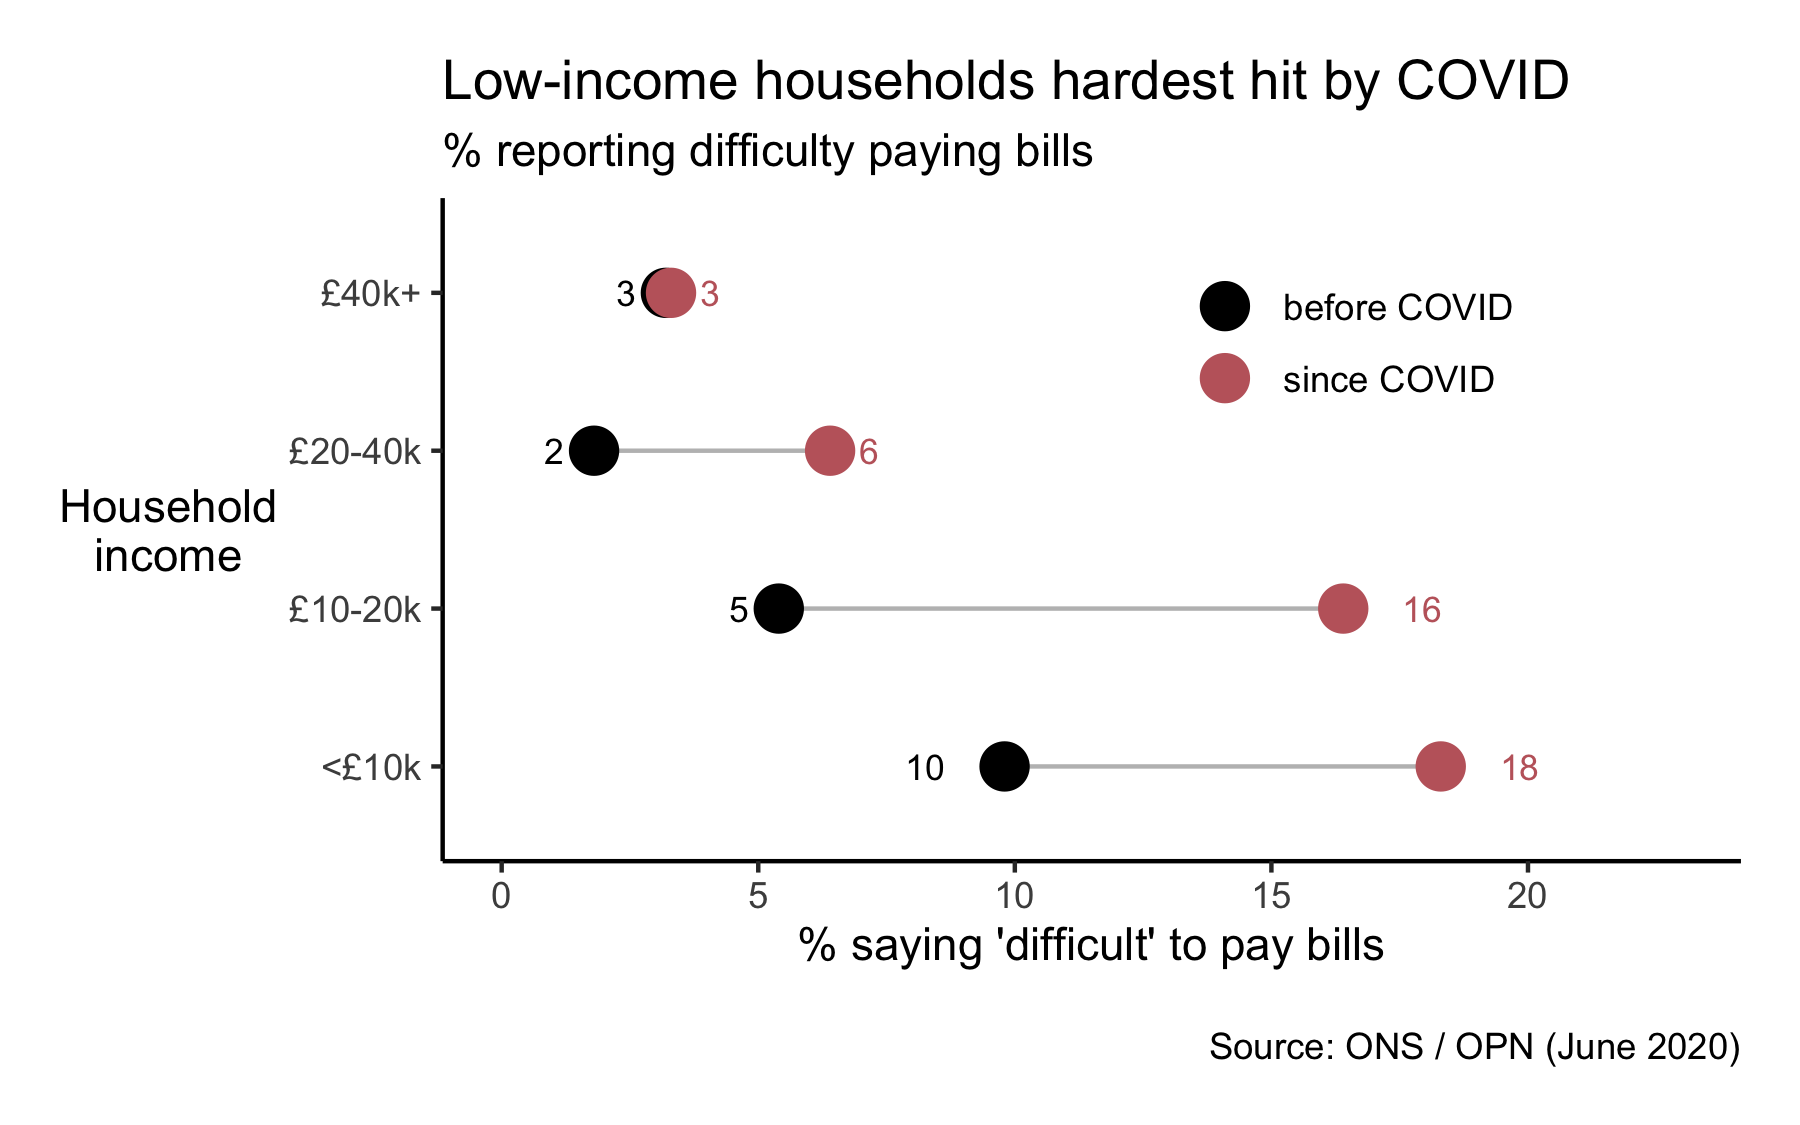

Generate this figure with R:
library(tidyverse)
library(ggplot2)

my.colors <- c("#000000", "#C1666B", "#3366FF", "#037053", "#70267D")


# source: https://www.ons.gov.uk/peoplepopulationandcommunity/wellbeing/datasets/incomegroupsplitestimatesonpersonalandeconomicwellbeingacrosstime

# Income group split estimates on personal and economic well-being across time

# this csv contains the % of respondents saying they had difficulty paying bills
# by household income group
# before COVID and since COVID
# figures take from OPN Lite 15 = 25 June to 28 June 2020
opn <- read.csv("OPN_lite_15.csv")
opn$hh.inc <- factor(opn$hh.inc, levels=c("Up to £10,000",
                                          "£10,000 up to £20,000",
                                          "£20,000 up to £40,000",
                                          "£40,000 or more"),
                     labels=c("<£10k", "£10-20k", "£20-40k", "£40k+"),
                     ordered=TRUE)

opn %>% ggplot(aes(x=difficult, y=hh.inc, group=hh.inc, label=round(difficult, 0))) + geom_line(color="grey") + 
  geom_point(aes(color=time), size=5) + 
  geom_text(data = subset(opn, opn$time=="before COVID"), 
            aes(color = time), size = 3, hjust = 2.5, show.legend = F) +
  geom_text(data = subset(opn, opn$time=="since COVID"), 
            aes(color = time), size = 3, hjust = -1.5, show.legend = F) +
  theme_classic() +
  theme(legend.title=element_blank(),
        legend.position=c(0.7, 0.8),
        axis.title.y=element_text(angle=0, vjust=0.5),
        plot.margin=unit(c(0.5, 0.5, 0.5, 0.5), "cm")) +
  scale_color_manual(values=my.colors[1:2]) +
  xlim(0,23) +
  xlab("% saying 'difficult' to pay bills") +
  ylab("Household\nincome") +
  labs(caption="\nSource: ONS / OPN (June 2020)",
       title="Low-income households hardest hit by COVID",
       subtitle="% reporting difficulty paying bills")

ggsave(filename="fig_bills.png", width=6, height=3.75)
